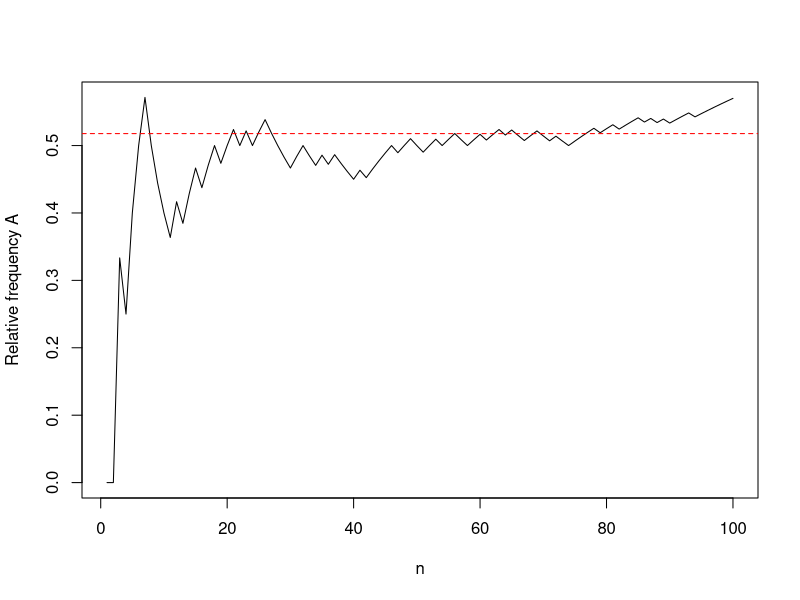
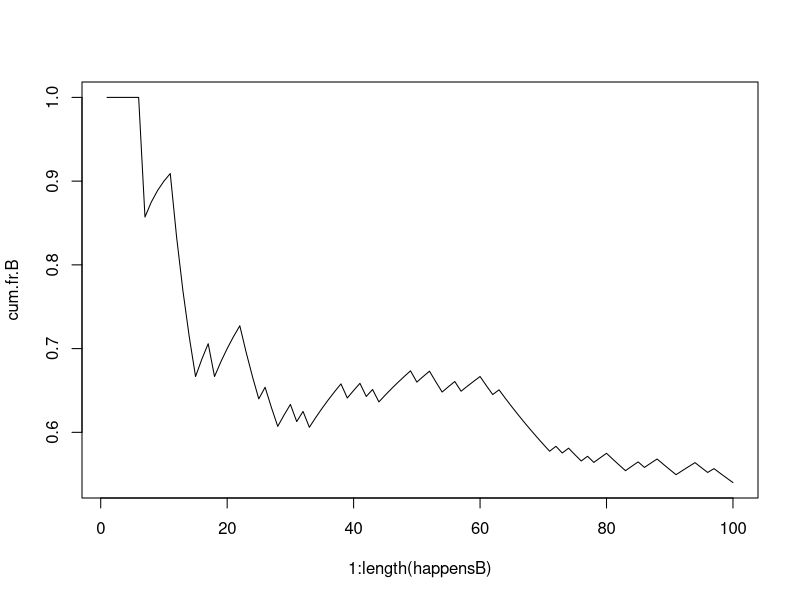
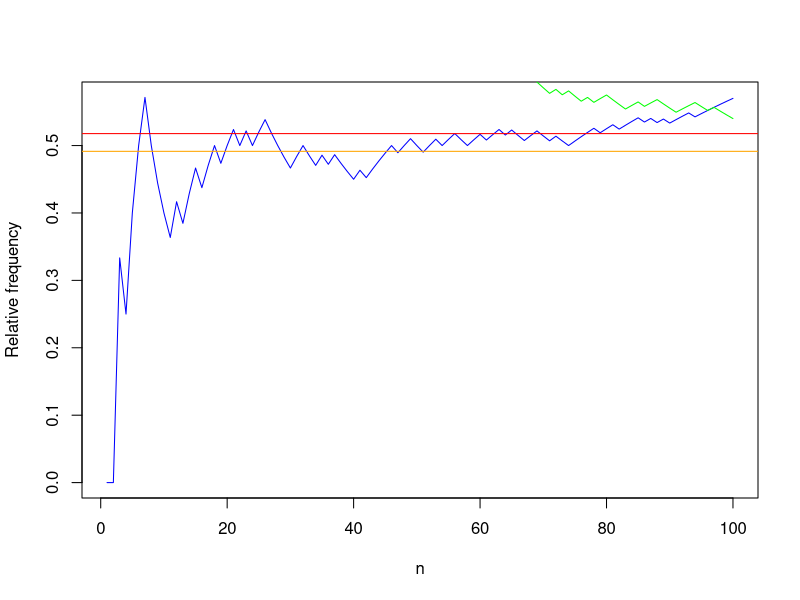

Reproduce these figures in R, in order.
experimentA <- function(){
  roll <- sample(1:6, size = 4, replace = TRUE)
  condition <- sum(roll == 6) > 0
  return(condition)
}

experimentB <- function(){
  first.die <- sample(1:6, size = 24, replace = TRUE)
  second.die <- sample(1:6, size = 24, replace = TRUE)
  condition <- sum((first.die == second.die) & (first.die == 6)) > 0
  return(condition)
}

happensA <- replicate(100, experimentA())
fr.A <- sum(happensA)/length(happensA)
Pr.A <- 671/1296

happensB <- replicate(100, experimentB())
fr.B <- sum(happensB)/length(happensB) 
Pr.B <- 0.4914038761

n <- 1:length(happensA)
cum.fr.A <- cumsum(happensA)/n
plot(1:length(happensA), cum.fr.A, type = "l", xlab = "n", ylab = "Relative frequency A")
abline(h = 671/1296, col = 'red', lty = 2)

n <- 1:length(happensB)
cum.fr.B <- cumsum(happensB)/n
plot(1:length(happensB), cum.fr.B, type = "l")
abline(h = 0.4914038761, col = 'red')

plot(1:length(happensA), cum.fr.A, type = "l", col = 'blue', xlab = "n", ylab = "Relative frequency")
lines(1:length(happensB), cum.fr.B, type = "l", col = 'green')
abline(h = 671/1296, col = 'red')
abline(h = 0.4914038761, col = 'orange')
